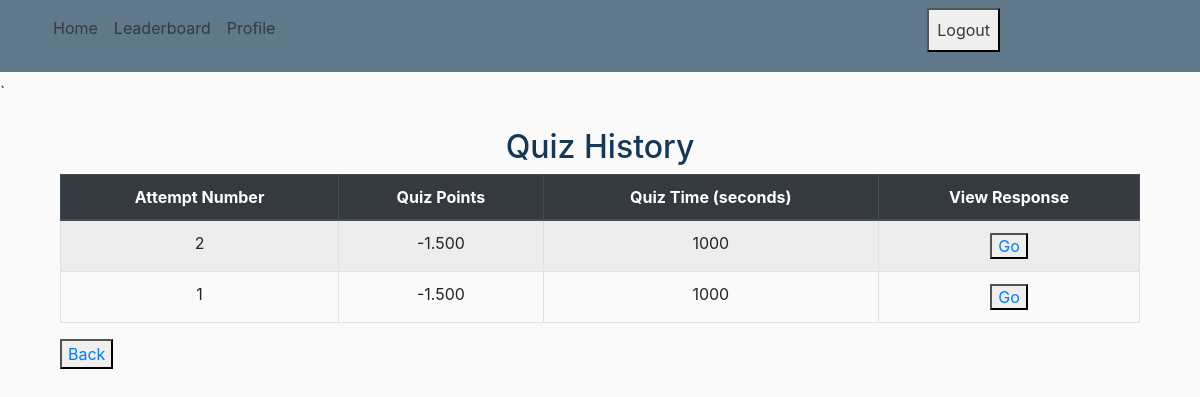
Before: /quiz_history_table/14 (signed in) with the older database file.
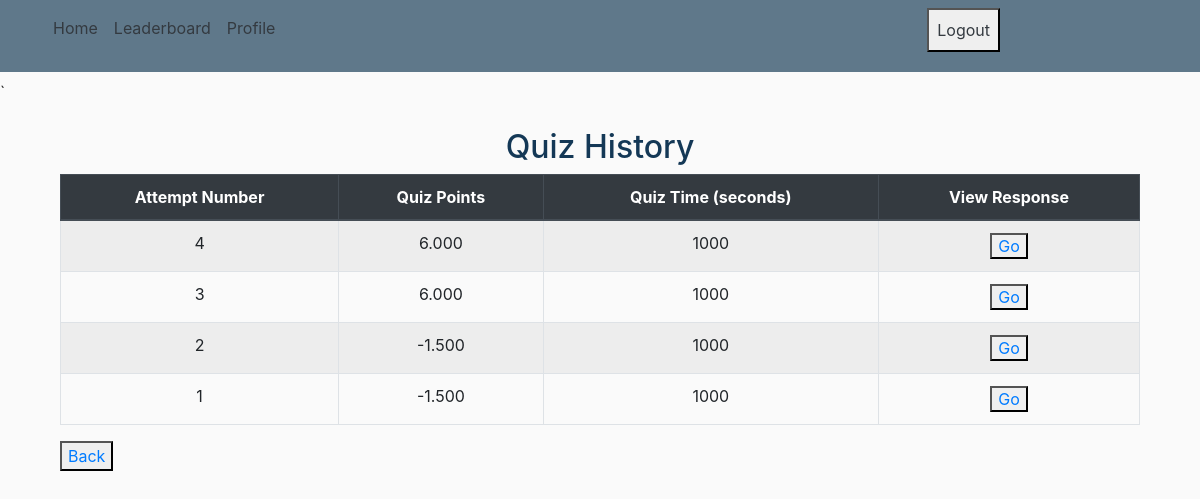
After: the same page with the newer database file.
### quiz/models.py (models this page shows)
class Point(models.Model):
      user_id=models.ForeignKey(User,on_delete=models.CASCADE)
      quiz_id=models.ForeignKey(Quiz,on_delete=models.CASCADE)
      attempt_number=models.IntegerField()
      quiz_points=models.DecimalField(max_digits=10,decimal_places=3)
      quiz_time=models.IntegerField()
      class Meta:
            unique_together=("user_id","quiz_id","attempt_number")
      def __str__(self):
             return self.user_id.username

### quiz/views.py (the view)
# urls.py: path('quiz_history_table/<int:quiz_id>',quiz_views.quiz_history_table,name='quiz_history_table'),
@login_required
def quiz_history_table(request,quiz_id):
    if request.user.is_authenticated:
                user_id = request.user.id
    user_quiz_history_table = Point.objects.filter(user_id=user_id, quiz_id=quiz_id).order_by('-attempt_number')
    print(user_quiz_history_table)
    if not user_quiz_history_table.exists():
        print("No records found.")  # Debugging statement
    for response in user_quiz_history_table:
        print("Attempt:",response.attempt_number)
        print("Points scored :",response.quiz_points)
        print("Time Taken :",response.quiz_time)
    return render(request,'quiz/quiz_history_table.html',{'user_quiz_history_table': user_quiz_history_table,'quiz_id':quiz_id})

### quiz/templates/quiz/quiz_history_table.html
{% extends 'quiz/base.html' %}
{% block content %}
<div class="container mt-4">
    <h2 class="text-center">Quiz History</h2>
    {% if user_quiz_history_table %}
    <div class="table-responsive">
        <table class="table table-striped table-bordered text-center">
            <thead class="thead-dark">
                <tr>
                    <th>Attempt Number</th>
                    <th>Quiz Points</th>
                    <th>Quiz Time (seconds)</th>
                    <th>View Response</th>
                </tr>
            </thead>
            <tbody>
                {% for record in user_quiz_history_table %}
                <tr>
                    <td>{{ record.attempt_number }}</td>
                    <td>{{ record.quiz_points }}</td>
                    <td>{{ record.quiz_time }}</td>
                    <td>
                        <button>
                            <a href="{% url 'view_attempt_response' quiz_id=quiz_id attempt_number=record.attempt_number %}">Go</a>
                        </button>
                    </td>
                </tr>
                {% endfor %}
            </tbody>
        </table>
    </div>
    {% else %}
    <div class="alert alert-warning text-center">
        No quiz history found.
    </div>
    {% endif %}
    <button>
        <a href="{% url 'quizhistory' %}">Back</a>
    </button>
</div>
{% endblock %}

Changed rows visible on the page:
added Point: attempt_number "4", quiz_points "6.000", quiz_time "1000"
added Point: attempt_number "3", quiz_points "6.000", quiz_time "1000"
